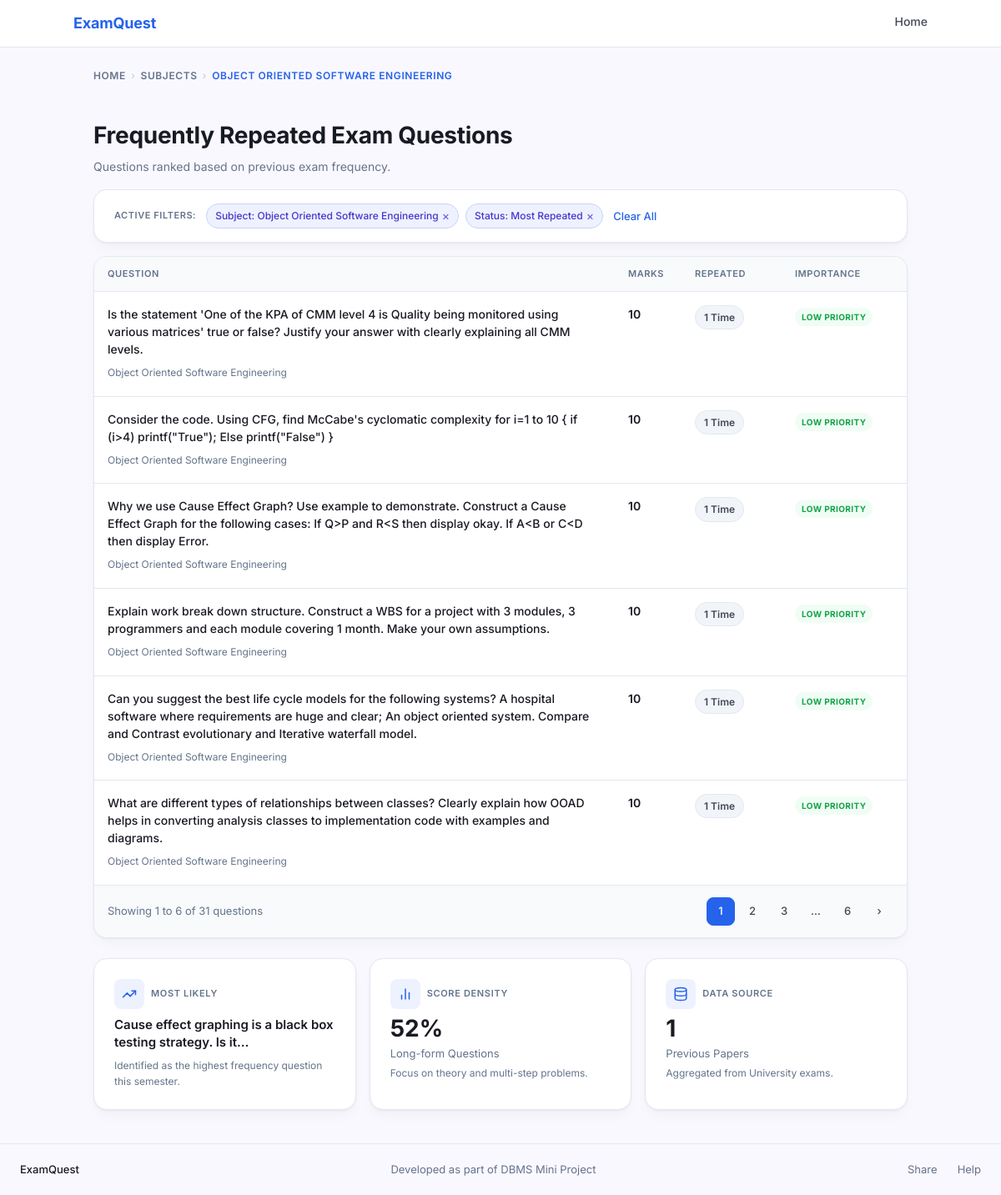
The page /questions.php?subject_id=10 on the database its author committed.
### tables this page shows
CREATE TABLE subject (
    subject_id   INT AUTO_INCREMENT PRIMARY KEY,
    subject_name VARCHAR(200) NOT NULL,
    semester     VARCHAR(10)  NOT NULL,
    subject_type VARCHAR(50)  NOT NULL DEFAULT 'Core Subject',
    syllabus_id  INT NOT NULL,
    branch_id    INT NOT NULL,
    UNIQUE KEY uq_subject (subject_name(150), semester, syllabus_id, branch_id),
    FOREIGN KEY (syllabus_id) REFERENCES syllabus(syllabus_id) ON DELETE CASCADE,
    FOREIGN KEY (branch_id)   REFERENCES branch(branch_id)     ON DELETE CASCADE
);

CREATE TABLE questions (
    question_id   INT AUTO_INCREMENT PRIMARY KEY,
    subject_id    INT         NOT NULL,
    question_text MEDIUMTEXT  NOT NULL,
    marks         INT         NOT NULL DEFAULT 0,
    frequency     INT         NOT NULL DEFAULT 1,
    UNIQUE KEY uq_question (subject_id, question_text(500)),
    FOREIGN KEY (subject_id) REFERENCES subject(subject_id) ON DELETE CASCADE
);

### questions.php (the view, shortened to what this page needs)
<?php
require_once 'db.php';
$subject_id  = intval($_GET['subject_id']  ?? 0);
$syllabus_id = intval($_GET['syllabus_id'] ?? 0);
$branch_id   = intval($_GET['branch_id']   ?? 0);
$semester    = trim($_GET['semester']       ?? '');
$page        = max(1, intval($_GET['page'] ?? 1));
$stmt = $conn->prepare('
    SELECT s.subject_name, s.semester, s.subject_type,
           sy.regulation_year, b.branch_name,
           s.syllabus_id, s.branch_id
    FROM subject s
    JOIN syllabus sy ON sy.syllabus_id = s.syllabus_id
    JOIN branch   b  ON b.branch_id   = s.branch_id
    WHERE s.subject_id = ?
');
$stmt->bind_param('i', $subject_id);
$stmt->execute();
$subject_info = $stmt->get_result()->fetch_assoc();
if ($syllabus_id <= 0) $syllabus_id = intval($subject_info['syllabus_id']);
if ($branch_id   <= 0) $branch_id   = intval($subject_info['branch_id']);
if ($semester === '')  $semester    = $subject_info['semester'];
$stmt = $conn->prepare('SELECT COUNT(*) AS total FROM questions WHERE subject_id = ?');
$stmt->bind_param('i', $subject_id);
$stmt->execute();
$total_questions = intval($stmt->get_result()->fetch_assoc()['total']);
$total_pages = $total_questions > 0 ? (int)ceil($total_questions / PER_PAGE) : 1;
$page = min($page, $total_pages);
$offset = ($page - 1) * PER_PAGE;
$stmt = $conn->prepare('
    SELECT question_id, question_text, marks, frequency
    FROM questions
    WHERE subject_id = ?
    ORDER BY frequency DESC, marks DESC
    LIMIT ? OFFSET ?
');
$per_page = PER_PAGE;
$stmt->bind_param('iii', $subject_id, $per_page, $offset);
$stmt->execute();
$questions_result = $stmt->get_result();
$questions = [];
while ($row = $questions_result->fetch_assoc()) {
    $questions[] = $row;
}
function getImportance(int $freq): array {
    return              ['label' => 'LOW PRIORITY',         'class' => 'badge--green'];
}
function getRepeatedLabel(int $freq): string {
    return $freq === 1 ? '1 Time' : $freq . ' Times';
}
$stmt = $conn->prepare('SELECT COUNT(*) AS cnt FROM questions WHERE subject_id = ? AND marks >= 10');
$stmt->bind_param('i', $subject_id);
$stmt->execute();
$long_form_count = intval($stmt->get_result()->fetch_assoc()['cnt']);
$long_form_pct = $total_questions > 0 ? round(($long_form_count / $total_questions) * 100) : 0;
$stmt = $conn->prepare('SELECT MAX(frequency) AS max_freq FROM questions WHERE subject_id = ?');
$stmt->bind_param('i', $subject_id);
$stmt->execute();
$max_freq = intval($stmt->get_result()->fetch_assoc()['max_freq']);
$stmt = $conn->prepare('SELECT question_text FROM questions WHERE subject_id = ? ORDER BY frequency DESC LIMIT 1');
$stmt->bind_param('i', $subject_id);
$stmt->execute();
$top_row = $stmt->get_result()->fetch_assoc();
$top_topic = $top_row ? (strlen($top_row['question_text']) > 60 ? substr($top_row['question_text'], 0, 60) . '…' : $top_row['question_text']) : 'N/A';
function pageUrl(int $p): string {
    $params = $_GET;
    $params['page'] = $p;
    return '?' . http_build_query($params);
}
?>
<!DOCTYPE html>
<html lang="en">
<head>
    <link rel="stylesheet" href="style.css">
</head>
<body>
<nav class="nav">
    <div class="nav__inner">
        <a href="index.php" class="nav__brand">ExamQuest</a>
        <div class="nav__links">
            <a href="index.php">Home</a>
        </div>
    </div>
</nav>
<main>
    <div class="container questions-layout">
        <nav class="breadcrumb" aria-label="Breadcrumb">
            <a href="index.php">Home</a>
            <span class="breadcrumb__sep">›</span>
            <a href="subject.php?syllabus_id=<?= $syllabus_id ?>&branch_id=<?= $branch_id ?>&semester=<?= urlencode($semester) ?>">Subjects</a>
            <span class="breadcrumb__sep">›</span>
            <span class="breadcrumb__current"><?= htmlspecialchars(strtoupper($subject_info['subject_name']), ENT_QUOTES, 'UTF-8') ?></span>
        </nav>
        <div class="page-header">
            <div>
                <h1>Frequently Repeated Exam Questions</h1>
                <p>Questions ranked based on previous exam frequency.</p>
            </div>
        </div>
        <div class="card active-filters">
            <span class="active-filters__label">Active Filters:</span>
            <span class="chip">Subject: <?= htmlspecialchars($subject_info['subject_name'], ENT_QUOTES, 'UTF-8') ?> <a href="subject.php?syllabus_id=<?= $syllabus_id ?>&branch_id=<?= $branch_id ?>&semester=<?= urlencode($semester) ?>">×</a></span>
            <span class="chip">Status: Most Repeated <a href="<?= pageUrl(1) ?>">×</a></span>
            <a href="subject.php?syllabus_id=<?= $syllabus_id ?>&branch_id=<?= $branch_id ?>&semester=<?= urlencode($semester) ?>" class="link--clear">Clear All</a>
        </div>
        <?php if (empty($questions)): ?>
        <div class="card" style="text-align:center;padding:48px;color:var(--color-secondary-text);">
            <p>No questions available for this subject yet.</p>
            <a href="admin.php" class="btn btn--primary" style="margin-top:16px;">Add Questions</a>
        </div>
        <?php else: ?>
        <div class="card question-table">
            <table>
                <thead>
                    <tr>
                        <th>Question</th>
                        <th style="width:80px;">Marks</th>
                        <th style="width:120px;">Repeated</th>
                        <th style="width:150px;">Importance</th>
                    </tr>
                </thead>
                <tbody>
                    <?php foreach ($questions as $i => $q):
                          $imp = getImportance(intval($q['frequency']));
                    ?>
                    <tr>
                        <td>
                            <p class="question-text"><?= htmlspecialchars($q['question_text'], ENT_QUOTES, 'UTF-8') ?></p>
                            <span class="question-meta">
                                <?= htmlspecialchars($subject_info['subject_name'], ENT_QUOTES, 'UTF-8') ?>
                            </span>
                        </td>
                        <td class="marks-cell"><?= intval($q['marks']) ?></td>
                        <td class="freq-cell">
                            <span class="freq-badge"><?= getRepeatedLabel(intval($q['frequency'])) ?></span>
                        </td>
                        <td class="importance-cell">
                            <span class="badge <?= $imp['class'] ?>"><?= $imp['label'] ?></span>
                        </td>
                    </tr>
                    <?php endforeach; ?>
                </tbody>
            </table>
            <div class="pagination">
                <span class="pagination__info">
                    Showing <?= $offset + 1 ?> to <?= min($offset + PER_PAGE, $total_questions) ?> of <?= $total_questions ?> questions
                </span>
                <div class="pagination__pages">
                    <?php
                    $window = 2;
                    $shown = [];
                    for ($p = 1; $p <= $total_pages; $p++) {
                        if ($p === 1 || $p === $total_pages || abs($p - $page) <= $window) {
                            $shown[] = $p;
                        }
                    }
                    $prev = null;
                    foreach ($shown as $p):
                        if ($prev !== null && $p - $prev > 1): ?>
                        <span class="page-btn page-btn--ellipsis">…</span>
                    <?php endif; ?>
                    <a href="<?= pageUrl($p) ?>"
                       class="page-btn <?= $p === $page ? 'page-btn--active' : '' ?>"
                       aria-label="Page <?= $p ?>"
                       <?= $p === $page ? 'aria-current="page"' : '' ?>>
                        <?= $p ?>
                    </a>
                    <?php $prev = $p;
                    endforeach; ?>
                    <?php if ($page < $total_pages): ?>
                    <a href="<?= pageUrl($page + 1) ?>" class="page-btn" aria-label="Next page">›</a>
                    <?php endif; ?>
                </div>
            </div>
        </div>
        <?php endif; ?>
        <div class="stats-row">
            <div class="card stat-card">
                <div class="stat-card__header">
                    <div class="stat-card__icon">
                        <svg xmlns="http://www.w3.org/2000/svg" viewBox="0 0 24 24" fill="none" stroke="currentColor" stroke-width="2" stroke-linecap="round" stroke-linejoin="round"><polyline points="22 7 13.5 15.5 8.5 10.5 2 17"/><polyline points="16 7 22 7 22 13"/></svg>
                    </div>
                    <span class="stat-card__eyebrow">Most Likely</span>
                </div>
                <div style="font-size:15px;font-weight:600;color:var(--color-on-surface);line-height:1.4;margin-bottom:4px;">
                    <?= htmlspecialchars(strlen($top_topic) > 80 ? substr($top_topic, 0, 80) . '…' : $top_topic, ENT_QUOTES, 'UTF-8') ?>
                </div>
                <div class="stat-card__note">Identified as the highest frequency question this semester.</div>
            </div>
            <div class="card stat-card">
                <div class="stat-card__header">
                    <div class="stat-card__icon">
                        <svg xmlns="http://www.w3.org/2000/svg" viewBox="0 0 24 24" fill="none" stroke="currentColor" stroke-width="2" stroke-linecap="round" stroke-linejoin="round"><line x1="18" y1="20" x2="18" y2="10"/><line x1="12" y1="20" x2="12" y2="4"/><line x1="6" y1="20" x2="6" y2="14"/></svg>
                    </div>
                    <span class="stat-card__eyebrow">Score Density</span>
                </div>
                <div class="stat-card__value"><?= $long_form_pct ?>%</div>
                <div class="stat-card__label">Long-form Questions</div>
                <div class="stat-card__note">Focus on theory and multi-step problems.</div>
            </div>
            <div class="card stat-card">
                <div class="stat-card__header">
                    <div class="stat-card__icon">
                        <svg xmlns="http://www.w3.org/2000/svg" viewBox="0 0 24 24" fill="none" stroke="currentColor" stroke-width="2" stroke-linecap="round" stroke-linejoin="round"><ellipse cx="12" cy="5" rx="9" ry="3"/><path d="M21 12c0 1.66-4 3-9 3s-9-1.34-9-3"/><path d="M3 5v14c0 1.66 4 3 9 3s9-1.34 9-3V5"/></svg>
                    </div>
                    <span class="stat-card__eyebrow">Data Source</span>
                </div>
                <div class="stat-card__value"><?= $max_freq ?></div>
                <div class="stat-card__label">Previous Papers</div>
                <div class="stat-card__note">Aggregated from University exams.</div>
            </div>
        </div>
    </div>
</main>
<footer class="footer">
    <div class="footer__brand">ExamQuest</div>
    <div class="footer__tagline">Developed as part of DBMS Mini Project</div>
    <div class="footer__links">
        <a href="#">Share</a>
        <a href="#">Help</a>
    </div>
</footer>
</body>
</html>

### rows shown on the page
subject: subject_name "OBJECT ORIENTED SOFTWARE ENGINEERING", subject_name "Object Oriented Software Engineering"
questions: question_text "Is the statement 'One of the KPA of CMM level 4 is Quality being monitored using various matrices' true or false? Justify your answer with clearly explaining all CMM levels.", subject.subject_name "Object Oriented Software Engineering", marks "10", frequency "1 Time", frequency "LOW PRIORITY"
questions: question_text "Consider the code. Using CFG, find McCabe's cyclomatic complexity for i=1 to 10 { if (i>4) printf(\"True\"); Else printf(\"False\") }", subject.subject_name "Object Oriented Software Engineering", marks "10", frequency "1 Time", frequency "LOW PRIORITY"
questions: question_text "Why we use Cause Effect Graph? Use example to demonstrate. Construct a Cause Effect Graph for the following cases: If Q>P and R<S then display okay. If A<B or C<D then display Error.", subject.subject_name "Object Oriented Software Engineering", marks "10", frequency "1 Time", frequency "LOW PRIORITY"
questions: question_text "Explain work break down structure. Construct a WBS for a project with 3 modules, 3 programmers and each module covering 1 month. Make your own assumptions.", subject.subject_name "Object Oriented Software Engineering", marks "10", frequency "1 Time", frequency "LOW PRIORITY"
questions: question_text "Can you suggest the best life cycle models for the following systems? A hospital software where requirements are huge and clear; An object oriented system. Compare and Contrast evolutionary and Iterative waterfall model.", subject.subject_name "Object Oriented Software Engineering", marks "10", frequency "1 Time", frequency "LOW PRIORITY"
questions: question_text "What are different types of relationships between classes? Clearly explain how OOAD helps in converting analysis classes to implementation code with examples and diagrams.", subject.subject_name "Object Oriented Software Engineering", marks "10", frequency "1 Time", frequency "LOW PRIORITY"
questions: question_text "Cause effect graphing is a black box testing strategy. Is it…"

### other values the page prints
$offset + 1 "1"
min($offset + PER_PAGE, $total_questions) "6"
$total_questions "31"
$p "1"
$p "2"
$p "3"
$p "6"
$long_form_pct "52"
$max_freq "1"
